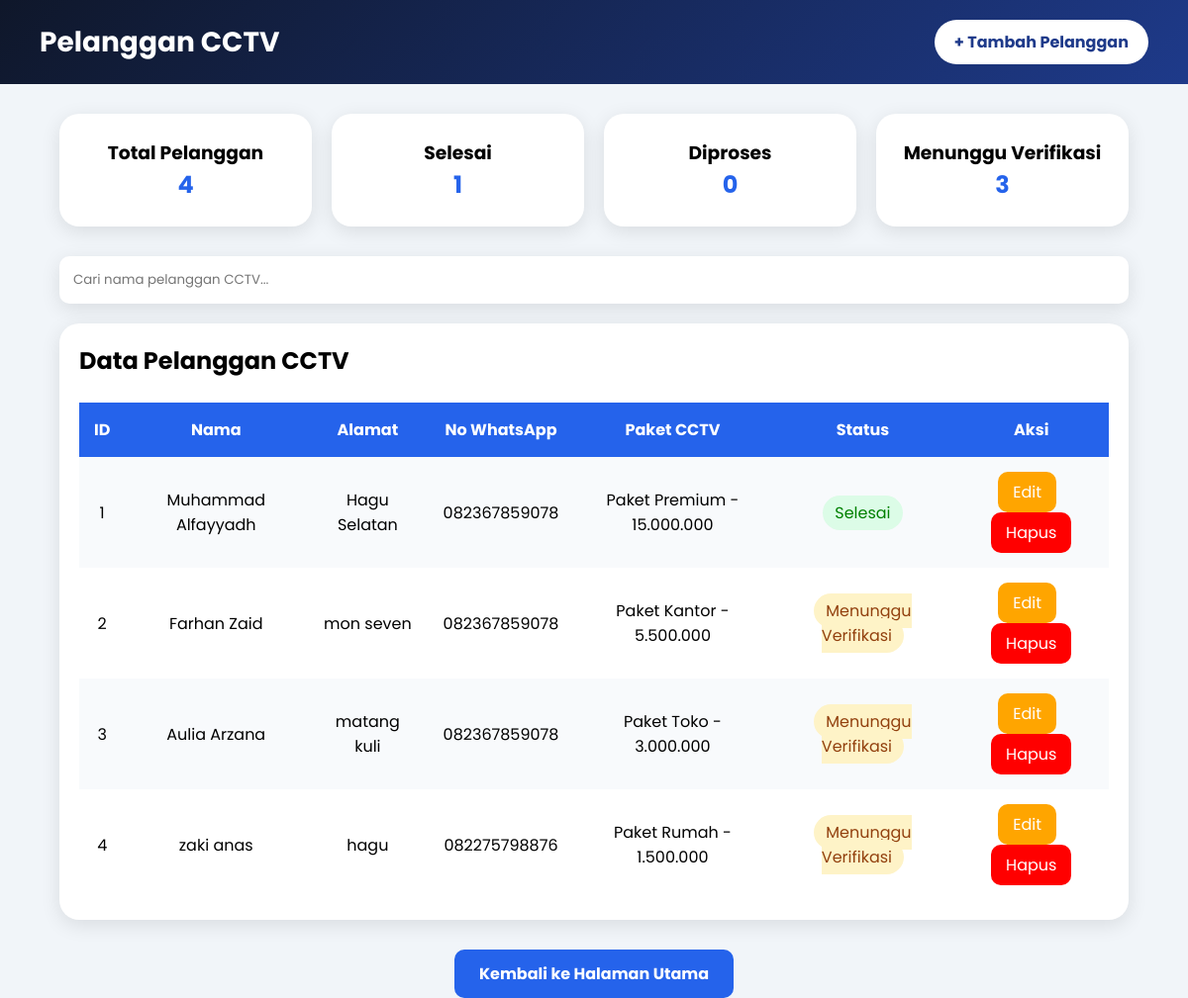
The page /riwayat/ on the database as committed earlier.
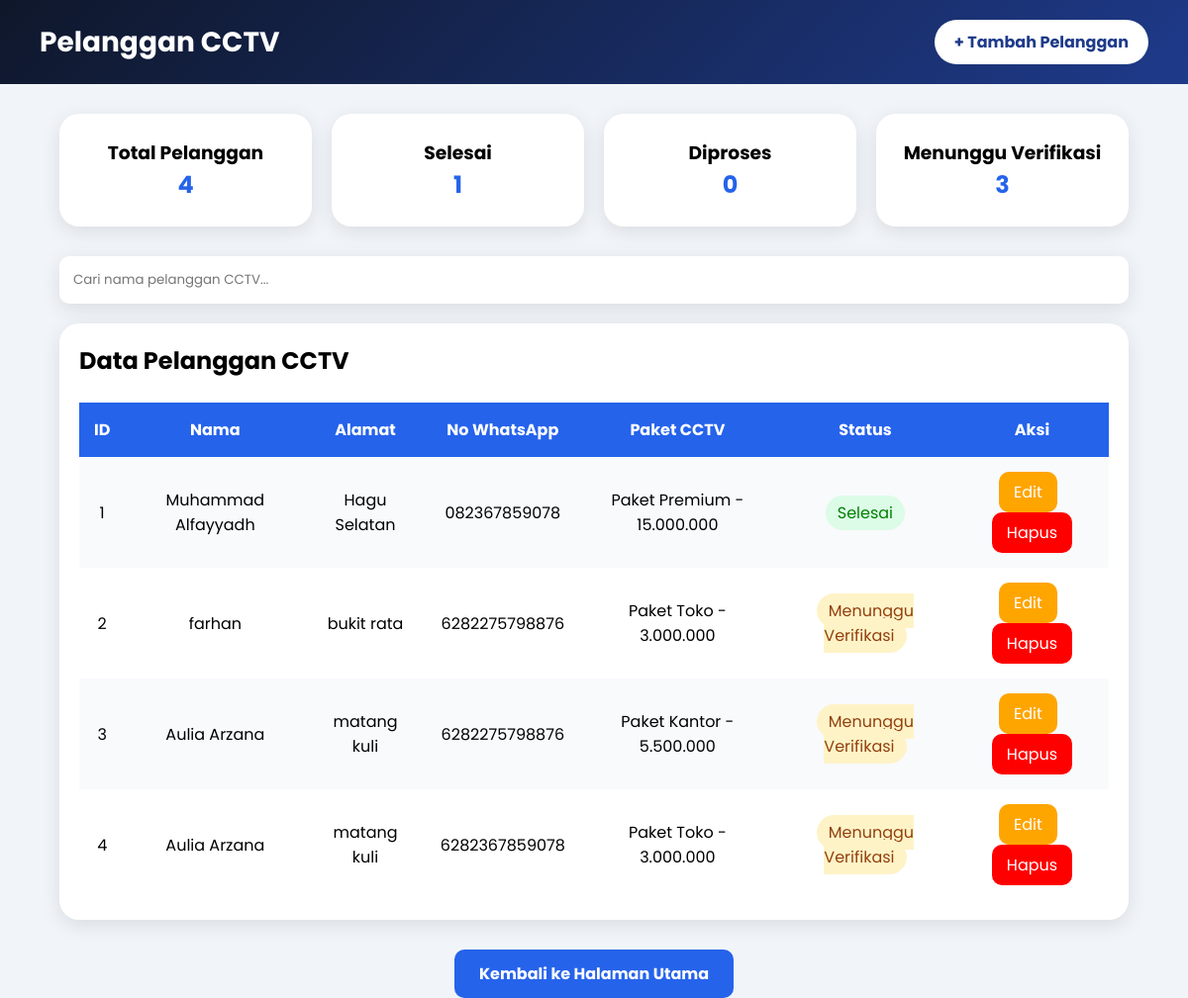
The same page on the database as committed later.
### layanan/models.py (models this page shows, shortened)
class Pelanggan(models.Model):
    user = models.ForeignKey(
        User,
        on_delete=models.CASCADE,
        null=True,
        blank=True
    )
    STATUS_CHOICES = [
        ('Menunggu Pembayaran', 'Menunggu Pembayaran'),
        ('Menunggu Verifikasi', 'Menunggu Verifikasi'),
        ('Diproses', 'Diproses'),
        ('Selesai', 'Selesai'),
    ]
    nama = models.CharField(max_length=100)
    alamat = models.TextField()
    no_hp = models.CharField(max_length=20)
    paket = models.CharField(max_length=50)
    status = models.CharField(
        max_length=50,
        choices=STATUS_CHOICES,
        default='Menunggu Pembayaran'
    )
    bukti_pembayaran = models.ImageField(
        upload_to='bukti_pembayaran/',
        blank=True,
        null=True
    )

### layanan/views.py (the view)
# urls.py: path('riwayat/', views.riwayat, name='riwayat'),
def riwayat(request):
    pelanggan = Pelanggan.objects.all()
    selesai = pelanggan.filter(status="Selesai").count()
    proses = pelanggan.filter(status="Diproses").count()
    verifikasi = pelanggan.filter(status="Menunggu Verifikasi").count()
    return render(request, 'riwayat.html', {
        'pelanggan': pelanggan,
        'selesai': selesai,
        'proses': proses,
        'verifikasi': verifikasi,
    })

### layanan/templates/riwayat.html (shortened to what this page needs)
<!DOCTYPE html>
<html lang="en">
<head>
</head>
<body>
<div class="header">
    <h1 id="riwayat-title">Pelanggan CCTV</h1>
    <div class="header-buttons">
        <a href="{% url 'pesan' %}" class="btn-add">
            + Tambah Pelanggan
        </a>
    </div>
</div>
<div class="container">
    <div class="stats">
        <div class="card-stat">
            <h3>Total Pelanggan</h3>
            <h2>{{ pelanggan|length }}</h2>
        </div>
        <div class="card-stat">
            <h3>Selesai</h3>
            <h2>{{ selesai }}</h2>
        </div>
        <div class="card-stat">
            <h3>Diproses</h3>
            <h2>{{ proses }}</h2>
        </div>
        <div class="card-stat">
            <h3>Menunggu Verifikasi</h3>
            <h2>{{ verifikasi }}</h2>
        </div>
    </div>
    <div class="search-box">
        <input type="text" id="searchInput" placeholder="Cari nama pelanggan CCTV...">
    </div>
    <div class="table-container">
        <h2>Data Pelanggan CCTV</h2>
        <br>
        <table id="customerTable">
            <tr>
                <th>ID</th>
                <th>Nama</th>
                <th>Alamat</th>
                <th>No WhatsApp</th>
                <th>Paket CCTV</th>
                <th>Status</th>
                <th>Aksi</th>
            </tr>
            {% for p in pelanggan %}
            <tr>
                <td>{{ forloop.counter }}</td>
                <td>{{ p.nama }}</td>
                <td>{{ p.alamat }}</td>
                <td>{{ p.no_hp }}</td>
                <td>{{ p.paket }}</td>
                <td>
    {% if p.status == "Selesai" %}
        <span class="status-done">{{ p.status }}</span>
    {% else %}
        <span class="status-pending">{{ p.status }}</span>
    {% endif %}
</td>
                <td>
                    <a href="{% url 'edit' p.id %}" class="edit-btn">Edit</a>
                    <a href="{% url 'konfirmasi_hapus' p.id %}" class="delete-btn">Hapus</a>
                </td>
            </tr>
            {% endfor %}
        </table>
    </div>
</div>
<div class="table-actions">
    <a href="{% url 'home' %}" class="btn-kembali">
        Kembali ke Halaman Utama
    </a>
</div>
</body>
</html>

### layanan/templates/riwayat.html (style rules this page uses)
* { margin:0; padding:0; box-sizing:border-box; font-family:'Poppins', sans-serif; }
body { background:#f1f5f9; animation:fadePage 1s ease; }
.header { background:linear-gradient(135deg,#0f172a,#1e3a8a); color:white; padding:20px 40px; display:flex; justify-content:space-between; align-items:center; animation:slideDown 1s ease; }
.header h1 { font-size:28px; }
.header-buttons { display:flex; gap:10px; }
.btn-home, .btn-add { background:white; color:#1e3a8a; padding:10px 20px; border-radius:30px; text-decoration:none; font-weight:bold; transition:0.3s; }
.container { width:90%; margin:30px auto; }
.stats { display:grid; grid-template-columns:repeat(auto-fit, minmax(220px, 1fr)); gap:20px; margin-bottom:30px; }
.card-stat { background:white; padding:25px; border-radius:20px; box-shadow:0 5px 20px rgba(0,0,0,0.1); text-align:center; animation:floatCard 3s ease-in-out infinite; }
.card-stat h2 { color:#2563eb; }
.search-box { margin-bottom:20px; }
.search-box input { width:100%; padding:14px; border:none; border-radius:10px; box-shadow:0 5px 20px rgba(0,0,0,0.1); transition:0.3s; }
.table-container { background:white; padding:20px; border-radius:20px; box-shadow:0 5px 20px rgba(0,0,0,0.1); overflow-x:auto; }
table { width:100%; border-collapse:collapse; }
th { background:#2563eb; color:white; padding:15px; }
td { padding:15px; text-align:center; }
tr:nth-child(even) { background:#f8fafc; }
.status-pending { background:#fef3c7; color:#92400e; padding:6px 12px; border-radius:20px; }
.status-done { background:#dcfce7; color:green; padding:6px 12px; border-radius:20px; }
.edit-btn { background:orange; color:white; padding:8px 15px; text-decoration:none; border-radius:10px; margin-right:8px; display:inline-block; transition:0.3s; }
.delete-btn { background:red; color:white; padding:8px 15px; text-decoration:none; border-radius:10px; display:inline-block; transition:0.3s; }
.table-actions { text-align:center; margin-top:25px; }
.btn-kembali { display:inline-block; background:#2563eb; color:white; padding:12px 25px; border-radius:10px; text-decoration:none; font-weight:bold; transition:.3s; }

Rows that differ between the two databases and show on the page:
removed Pelanggan: nama "Farhan Zaid", alamat "mon seven", no_hp "082367859078", paket "Paket Kantor - 5.500.000", status "Menunggu Verifikasi"
removed Pelanggan: nama "Aulia Arzana", alamat "matang kuli", no_hp "082367859078", paket "Paket Toko - 3.000.000", status "Menunggu Verifikasi"
removed Pelanggan: nama "zaki anas", alamat "hagu", no_hp "082275798876", paket "Paket Rumah - 1.500.000", status "Menunggu Verifikasi"
added Pelanggan: nama "farhan", alamat "bukit rata", no_hp "6282275798876", paket "Paket Toko - 3.000.000", status "Menunggu Verifikasi"
added Pelanggan: nama "Aulia Arzana", alamat "matang kuli", no_hp "6282275798876", paket "Paket Kantor - 5.500.000", status "Menunggu Verifikasi"
added Pelanggan: nama "Aulia Arzana", alamat "matang kuli", no_hp "6282367859078", paket "Paket Toko - 3.000.000", status "Menunggu Verifikasi"
